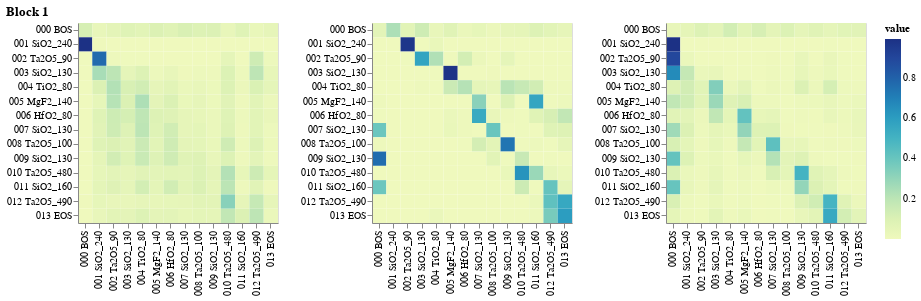

Notebook source saved alongside this figure:
### Code cell
layer_viz = [
    visualize_layer(
        attn, layer, 8, struc_rep, struc_rep, ntokens=22
    )
    for layer in range(6)
]

alt.hconcat(
    layer_viz[0]
    # & layer_viz[1]
    # & layer_viz[2]
    # & layer_viz[3]
    # & layer_viz[4]
    # & layer_viz[5]
    # & layer_viz[6]
    # & layer_viz[7]
    # & layer_viz[8]
    # & layer_viz[9]
    # & layer_viz[10]
    # & layer_viz[11]
)

### Figure 1 — Vega-Lite specification as saved in the notebook (floating-point values rounded to 4 significant figures; data arrays with more than 128 entries replaced by an {"elided": "..."} marker saying what was removed)
{"config": {"view": {"continuousWidth": 400, "continuousHeight": 300}}, "hconcat": [{"vconcat": [{"hconcat": [{"data": {"name": "data-8da7b1e761eabda21ac621869a419251"}, "mark": "rect", "encoding": {"color": {"field": "value", "type": "quantitative"}, "tooltip": [{"field": "row", "type": "quantitative"}, {"field": "column", "type": "quantitative"}, {"field": "value", "type": "quantitative"}, {"field": "row_token", "type": "nominal"}, {"field": "col_token", "type": "nominal"}], "x": {"axis": {"title": ""}, "field": "col_token", "type": "nominal"}, "y": {"axis": {"title": ""}, "field": "row_token", "type": "nominal"}}, "height": 200, "selection": {"selector001": {"type": "interval", "bind": "scales", "encodings": ["x", "y"]}}, "width": 200}, {"data": {"name": "data-bea28521b133621e82a9acd72714bfc7"}, "mark": "rect", "encoding": {"color": {"field": "value", "type": "quantitative"}, "tooltip": [{"field": "row", "type": "quantitative"}, {"field": "column", "type": "quantitative"}, {"field": "value", "type": "quantitative"}, {"field": "row_token", "type": "nominal"}, {"field": "col_token", "type": "nominal"}], "x": {"axis": {"title": ""}, "field": "col_token", "type": "nominal"}, "y": {"axis": {"title": ""}, "field": "row_token", "type": "nominal"}}, "height": 200, "selection": {"selector002": {"type": "interval", "bind": "scales", "encodings": ["x", "y"]}}, "width": 200}, {"data": {"name": "data-c806b08a53ce3173614db7a4298c938e"}, "mark": "rect", "encoding": {"color": {"field": "value", "type": "quantitative"}, "tooltip": [{"field": "row", "type": "quantitative"}, {"field": "column", "type": "quantitative"}, {"field": "value", "type": "quantitative"}, {"field": "row_token", "type": "nominal"}, {"field": "col_token", "type": "nominal"}], "x": {"axis": {"title": ""}, "field": "col_token", "type": "nominal"}, "y": {"axis": {"title": ""}, "field": "row_token", "type": "nominal"}}, "height": 200, "selection": {"selector004": {"type": "interval", "bind": "scales", "encodings": ["x", "y"]}}, "width": 200}]}], "title": "Block 1"}], "$schema": "https://vega.github.io/schema/vega-lite/v4.17.0.json", "datasets": {"data-8da7b1e761eabda21ac621869a419251": {"elided": "196 records"}, "data-bea28521b133621e82a9acd72714bfc7": {"elided": "196 records"}, "data-c806b08a53ce3173614db7a4298c938e": {"elided": "196 records"}}}
